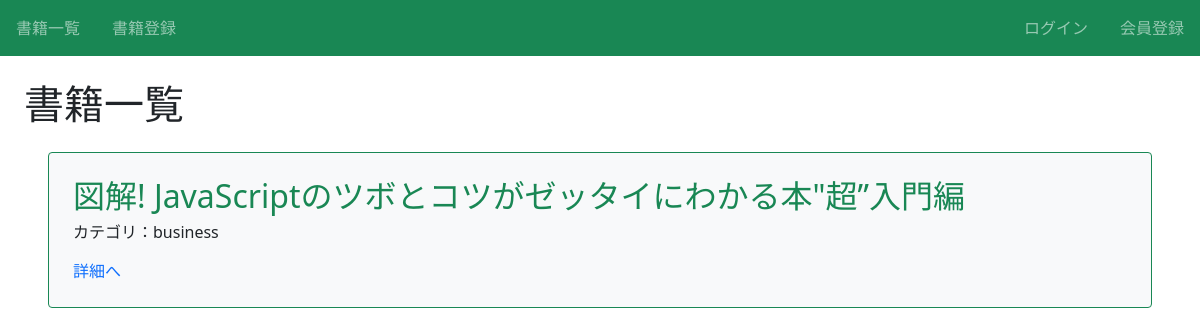
/book/ (signed in), run on an earlier commit of the app's database.
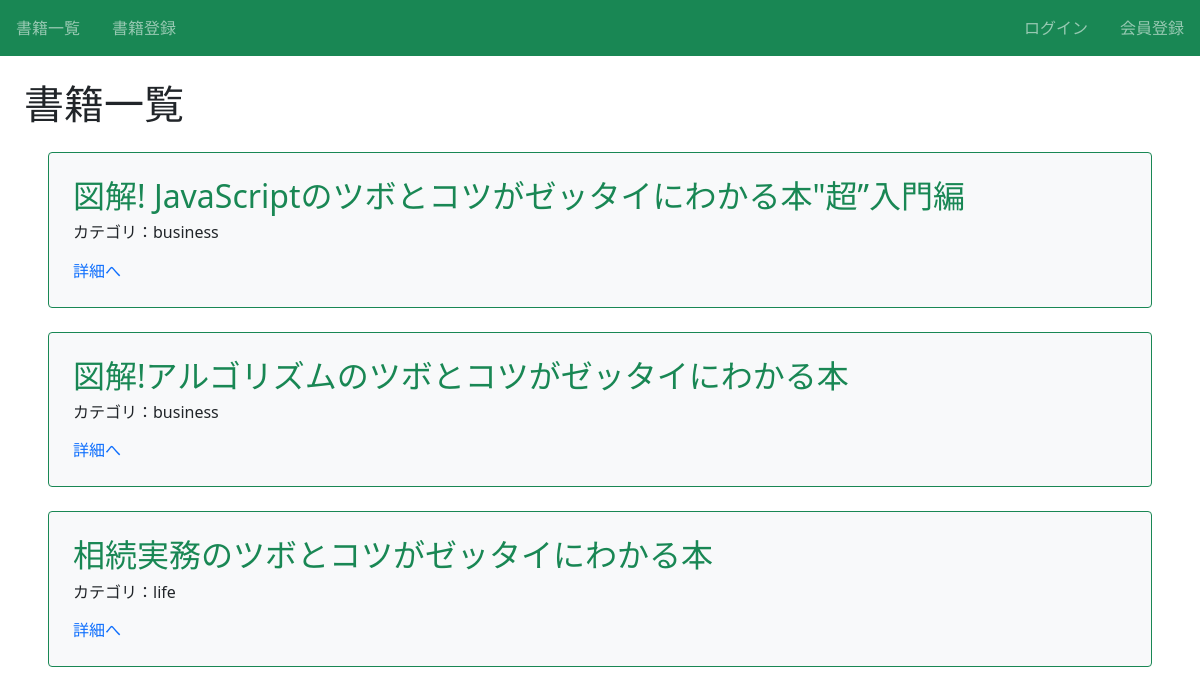
And on a later commit of the database.
### book/models.py (models this page shows, shortened)
class Book(models.Model):
    title=models.CharField(max_length=100)
    text=models.TextField()
    thumbnail = models.ImageField(null=True, blank=True)
    category=models.CharField(
        max_length=100,
        choices=CATEGORY
        )
    user=models.ForeignKey('auth.user',on_delete=models.CASCADE)

### book/views.py (the view)
# urls.py: path('book/', views.ListBookView.as_view(), name='list-book'),
class ListBookView(LoginRequiredMixin,ListView):
    template_name='book/book_list.html'
    model=Book

### book/templates/book/book_list.html (shortened to what this page needs)
{% extends 'base.html' %}
{% block h1 %}書籍一覧{% endblock %}
{% block content %}
    {% for item in object_list %}
    <div class="p-4 m-4 bg-light border border-success rounded">
        <h2 class="text-success">{{ item.title }}</h2>
        <h6>カテゴリ：{{ item.category }}</h6>
        <div class="mt-3">
            <a href="{% url 'detail-book' item.pk %}">詳細へ</a>
        </div>
    </div>
    {% endfor %}
{% endblock content %}

What changed in the data, as far as the page shows it:
added Book: title "図解!アルゴリズムのツボとコツがゼッタイにわかる本", category "business"
added Book: title "相続実務のツボとコツがゼッタイにわかる本", category "life"
